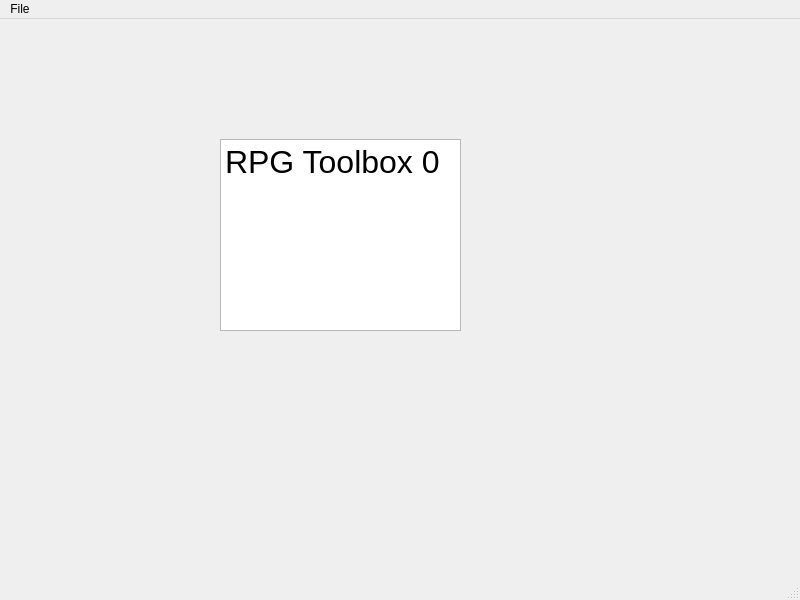
<?xml version="1.0" encoding="UTF-8"?>
<ui version="4.0">
 <class>MainWindow</class>
 <widget class="QMainWindow" name="MainWindow">
  <property name="geometry">
   <rect>
    <x>0</x>
    <y>0</y>
    <width>800</width>
    <height>600</height>
   </rect>
  </property>
  <property name="windowTitle">
   <string>MainWindow</string>
  </property>
  <widget class="QWidget" name="centralwidget">
   <widget class="QTextBrowser" name="textBrowser">
    <property name="geometry">
     <rect>
      <x>220</x>
      <y>120</y>
      <width>241</width>
      <height>192</height>
     </rect>
    </property>
    <property name="minimumSize">
     <size>
      <width>0</width>
      <height>192</height>
     </size>
    </property>
    <property name="maximumSize">
     <size>
      <width>256</width>
      <height>16777215</height>
     </size>
    </property>
    <property name="html">
     <string>&lt;!DOCTYPE HTML PUBLIC &quot;-//W3C//DTD HTML 4.0//EN&quot; &quot;http://www.w3.org/TR/REC-html40/strict.dtd&quot;&gt;
&lt;html&gt;&lt;head&gt;&lt;meta name=&quot;qrichtext&quot; content=&quot;1&quot; /&gt;&lt;style type=&quot;text/css&quot;&gt;
p, li { white-space: pre-wrap; }
&lt;/style&gt;&lt;/head&gt;&lt;body style=&quot; font-family:'MS Shell Dlg 2'; font-size:8.25pt; font-weight:400; font-style:normal;&quot;&gt;
&lt;p style=&quot; margin-top:0px; margin-bottom:0px; margin-left:0px; margin-right:0px; -qt-block-indent:0; text-indent:0px;&quot;&gt;&lt;span style=&quot; font-size:24pt;&quot;&gt;RPG Toolbox 0&lt;/span&gt;&lt;/p&gt;&lt;/body&gt;&lt;/html&gt;</string>
    </property>
   </widget>
  </widget>
  <widget class="QMenuBar" name="menubar">
   <property name="geometry">
    <rect>
     <x>0</x>
     <y>0</y>
     <width>800</width>
     <height>21</height>
    </rect>
   </property>
   <widget class="QMenu" name="menuFile">
    <property name="title">
     <string>File</string>
    </property>
   </widget>
   <addaction name="menuFile"/>
  </widget>
  <widget class="QStatusBar" name="statusbar"/>
 </widget>
 <resources/>
 <connections/>
</ui>
